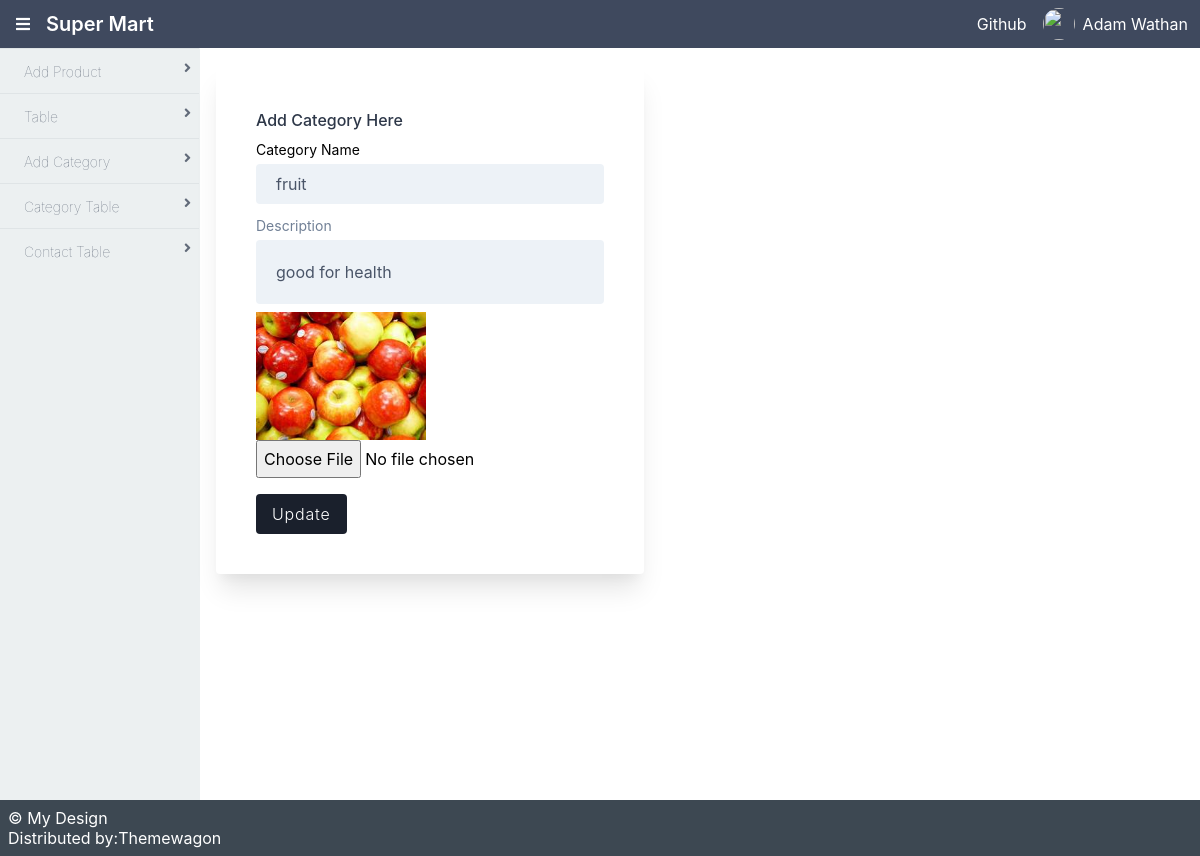
/NewApp/updateedit/2/, run on the app's committed database.
### NewApp/models.py (models this page shows)
class catdetail(models.Model):
    cate_nam = models.CharField(max_length=100, null=True, blank=True)
    cate_de = models.CharField(max_length=100, null=True, blank=True)
    image = models.ImageField(upload_to='cat', null=True, blank=True)

### NewApp/views.py (the view)
# urls.py: path('updateedit/<int:up>/', views.updateedit, name='updateedit'),
def updateedit(request, up):
    up = catdetail.objects.get(id=up)
    return render(request,'cateedit.html',{'up':up})

### NewApp/templates/cateedit.html (shortened to what this page needs)
<!DOCTYPE html>
{% extends 'index.html' %}
{% block content %}
<html lang="en">
<head>
</head>
<body>
<div class="leading-loose">
            <form class="max-w-xl m-4 p-10 bg-white rounded shadow-xl" method="post" action="{% url 'editupdate' do=up.id %}" enctype="multipart/form-data">
                <p class="text-gray-800 font-medium">Add Category Here</p>
                <div class="">
                    <label class="block text-sm text-gray-00" >Category Name</label>
                    <input class="w-full px-5 py-1 text-gray-700 bg-gray-200 rounded"  name="nam" type="text"  placeholder="Category Name" aria-label="Category Name" value="{{up.cate_nam}}">
                </div>
                <div class="mt-2">
                    <label class="block text-sm text-gray-600" >Description</label>
                    <input class="w-full px-5  py-4 text-gray-700 bg-gray-200 rounded"  name="de" type="text"  placeholder="Description" aria-label="Description" value="{{up.cate_de}}">
                </div>
                <div class="inline-block mt-2 w-1/2 pr-1">
                    <img src="{{up.image.url}}" width="100%" height="100%">
                    <input name="Im" type="file"  placeholder="Add image" >
                </div>
                <div class="mt-4">
                    <button class="px-4 py-1 text-white font-light tracking-wider bg-gray-900 rounded" type="submit">Update</button>
                </div>
            </form>
        </div>
    </div>
</body>
</html>
{% endblock %}

### data on the page
catdetail: nam "fruit", de "good for health", image (picture)
